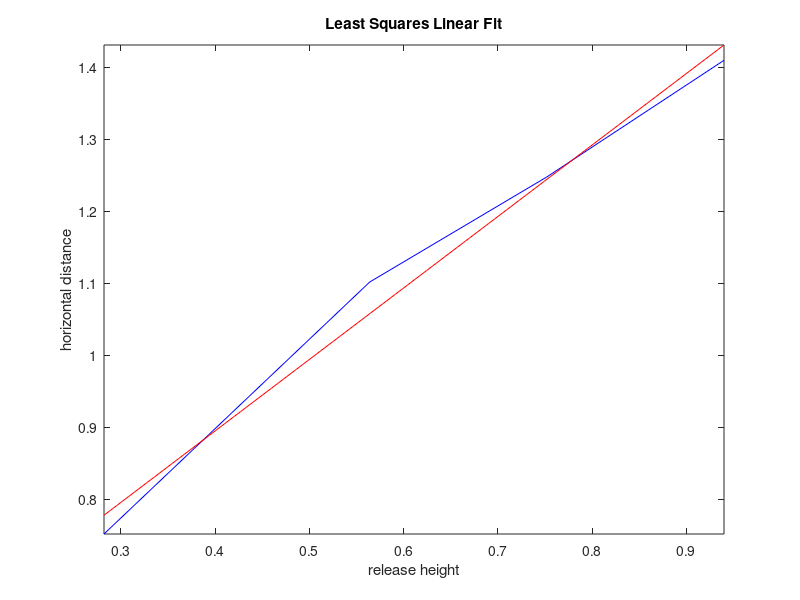

Recreate this plot in MATLAB.
clc;
clear all;

%%% Set up data
h = [0.282; 0.564; 0.752; 0.940];
d = [0.752; 1.102; 1.248; 1.410];

%%% Form the 4x2 matrix A and solve for the coefficient vector c.
A = [ones(size(h)), h]; 
c = A\d; % solution of the LSP Ac =d

cc = flipud(c); % order the coefficients in descending 
% order for polyval

%%% Plot the data points
plot(h,d,'b '), title('Least Squares Linear Fit'), hold
xlabel('release height'), ylabel('horizontal distance')

%%% Plot the line of best fit
hmin = min(h); hmax = max(h);
h1 = [hmin:(hmax-hmin)/100:hmax];
plot(h1, polyval(cc, h1), 'r'), axis tight

r=(A*c-d)
n=norm(r)
